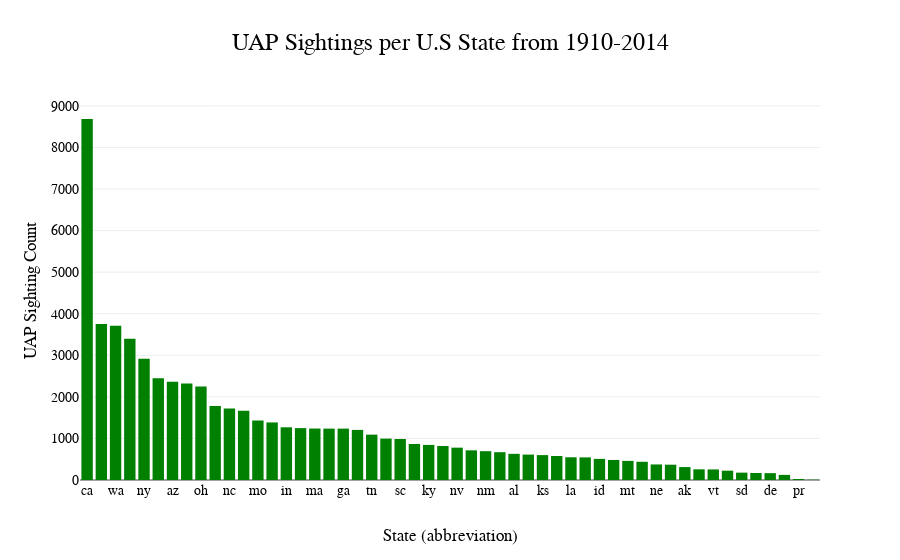

Notebook code for this chart:
### Code cell
#create a graphic describing the distribution of sightings across states --> bar graph: discrete data
#create bargraph via plotly.express
fig_bar1 = px.bar(uaps_state_group, x='state', y='count', title='UAP Sightings per U.S State from 1910-2014')
fig_bar1.update_traces(marker_color='green')
fig_bar1.update_layout(
    xaxis_title='State (abbreviation)',
    yaxis_title='UAP Sighting Count',
    title_font=dict(family="Arial", size=24, color="black"),
    font=dict(family="Arial", size=14, color="black") )
fig_bar1.show()

### Figure 1 — Plotly figure (JSON) as saved in the notebook; plotly's stock layout.template omitted (floating-point values rounded to 4 significant figures)
{"data": [{"alignmentgroup": "True", "hovertemplate": "state=%{x}<br>count=%{y}<extra></extra>", "legendgroup": "", "marker": {"color": "green", "pattern": {"shape": ""}}, "name": "", "offsetgroup": "", "orientation": "v", "showlegend": false, "textposition": "auto", "type": "bar", "x": ["ca", "fl", "wa", "tx", "ny", "il", "az", "pa", "oh", "mi", "nc", "or", "mo", "co", "in", "va", "ma", "nj", "ga", "wi", "tn", "mn", "sc", "ct", "ky", "md", "nv", "ok", "nm", "ia", "al", "ut", "ks", "ar", "la", "me", "id", "nh", "mt", "wv", "ne", "ms", "ak", "hi", "vt", "ri", "sd", "wy", "de", "nd", "pr", "dc"], "xaxis": "x", "y": [8684, 3754, 3708, 3399, 2915, 2447, 2362, 2319, 2251, 1781, 1722, 1667, 1431, 1385, 1268, 1248, 1238, 1236, 1236, 1205, 1091, 996, 986, 866, 844, 818, 778, 714, 693, 669, 629, 611, 599, 578, 547, 544, 508, 482, 460, 438, 374, 368, 311, 257, 254, 224, 177, 169, 165, 123, 24, 7], "yaxis": "y"}], "layout": {"barmode": "relative", "font": {"color": "black", "family": "Arial", "size": 14}, "legend": {"tracegroupgap": 0}, "title": {"font": {"color": "black", "family": "Arial", "size": 24}, "text": "UAP Sightings per U.S State from 1910-2014"}, "xaxis": {"anchor": "y", "domain": [0, 1], "title": {"text": "State (abbreviation)"}}, "yaxis": {"anchor": "x", "domain": [0, 1], "title": {"text": "UAP Sighting Count"}}}}
